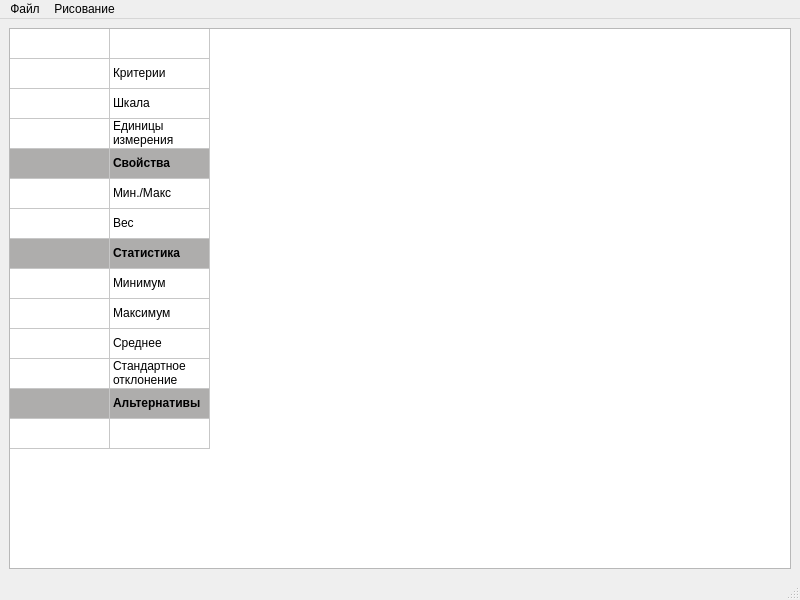
<?xml version="1.0" encoding="UTF-8"?>
<ui version="4.0">
 <class>MainWindow</class>
 <widget class="QMainWindow" name="MainWindow">
  <property name="geometry">
   <rect>
    <x>0</x>
    <y>0</y>
    <width>800</width>
    <height>600</height>
   </rect>
  </property>
  <property name="windowTitle">
   <string>Методы PROMETHEE</string>
  </property>
  <widget class="QWidget" name="centralwidget">
   <layout class="QGridLayout" name="gridLayout">
    <item row="0" column="0">
     <widget class="QTableWidget" name="tableWidget">
      <attribute name="horizontalHeaderVisible">
       <bool>false</bool>
      </attribute>
      <attribute name="verticalHeaderVisible">
       <bool>false</bool>
      </attribute>
      <row>
       <property name="text">
        <string>New Row</string>
       </property>
      </row>
      <row>
       <property name="text">
        <string>New Row</string>
       </property>
      </row>
      <row>
       <property name="text">
        <string>New Row</string>
       </property>
      </row>
      <row>
       <property name="text">
        <string>New Row</string>
       </property>
      </row>
      <row>
       <property name="text">
        <string>New Row</string>
       </property>
      </row>
      <row>
       <property name="text">
        <string>New Row</string>
       </property>
      </row>
      <row>
       <property name="text">
        <string>New Row</string>
       </property>
      </row>
      <row>
       <property name="text">
        <string>New Row</string>
       </property>
      </row>
      <row>
       <property name="text">
        <string>New Row</string>
       </property>
      </row>
      <row>
       <property name="text">
        <string>New Row</string>
       </property>
      </row>
      <row>
       <property name="text">
        <string>New Row</string>
       </property>
      </row>
      <row>
       <property name="text">
        <string>New Row</string>
       </property>
      </row>
      <row>
       <property name="text">
        <string>New Row</string>
       </property>
      </row>
      <row>
       <property name="text">
        <string>New Row</string>
       </property>
      </row>
      <column>
       <property name="text">
        <string>New Column</string>
       </property>
      </column>
      <column>
       <property name="text">
        <string>New Column</string>
       </property>
      </column>
      <item row="1" column="1">
       <property name="text">
        <string>Критерии</string>
       </property>
      </item>
      <item row="2" column="1">
       <property name="text">
        <string>Шкала</string>
       </property>
      </item>
      <item row="3" column="1">
       <property name="text">
        <string>Единицы  измерения</string>
       </property>
      </item>
      <item row="4" column="0">
       <property name="text">
        <string/>
       </property>
       <property name="background">
        <brush brushstyle="SolidPattern">
         <color alpha="255">
          <red>174</red>
          <green>173</green>
          <blue>172</blue>
         </color>
        </brush>
       </property>
      </item>
      <item row="4" column="1">
       <property name="text">
        <string>Свойства</string>
       </property>
       <property name="font">
        <font>
         <bold>true</bold>
        </font>
       </property>
       <property name="background">
        <brush brushstyle="SolidPattern">
         <color alpha="255">
          <red>174</red>
          <green>173</green>
          <blue>172</blue>
         </color>
        </brush>
       </property>
      </item>
      <item row="5" column="1">
       <property name="text">
        <string>Мин./Макс</string>
       </property>
      </item>
      <item row="6" column="1">
       <property name="text">
        <string>Вес</string>
       </property>
      </item>
      <item row="7" column="0">
       <property name="text">
        <string/>
       </property>
       <property name="background">
        <brush brushstyle="SolidPattern">
         <color alpha="255">
          <red>174</red>
          <green>173</green>
          <blue>172</blue>
         </color>
        </brush>
       </property>
      </item>
      <item row="7" column="1">
       <property name="text">
        <string>Статистика</string>
       </property>
       <property name="font">
        <font>
         <bold>true</bold>
        </font>
       </property>
       <property name="background">
        <brush brushstyle="SolidPattern">
         <color alpha="255">
          <red>174</red>
          <green>173</green>
          <blue>172</blue>
         </color>
        </brush>
       </property>
      </item>
      <item row="8" column="1">
       <property name="text">
        <string>Минимум</string>
       </property>
      </item>
      <item row="9" column="1">
       <property name="text">
        <string>Максимум</string>
       </property>
      </item>
      <item row="10" column="1">
       <property name="text">
        <string>Среднее</string>
       </property>
      </item>
      <item row="11" column="1">
       <property name="text">
        <string>Стандартное отклонение</string>
       </property>
      </item>
      <item row="12" column="0">
       <property name="text">
        <string/>
       </property>
       <property name="background">
        <brush brushstyle="SolidPattern">
         <color alpha="255">
          <red>174</red>
          <green>173</green>
          <blue>172</blue>
         </color>
        </brush>
       </property>
      </item>
      <item row="12" column="1">
       <property name="text">
        <string>Альтернативы</string>
       </property>
       <property name="font">
        <font>
         <bold>true</bold>
        </font>
       </property>
       <property name="background">
        <brush brushstyle="SolidPattern">
         <color alpha="255">
          <red>174</red>
          <green>173</green>
          <blue>172</blue>
         </color>
        </brush>
       </property>
      </item>
     </widget>
    </item>
   </layout>
  </widget>
  <widget class="QMenuBar" name="menubar">
   <property name="geometry">
    <rect>
     <x>0</x>
     <y>0</y>
     <width>800</width>
     <height>22</height>
    </rect>
   </property>
   <widget class="QMenu" name="menuFile">
    <property name="title">
     <string>Файл</string>
    </property>
    <addaction name="separator"/>
    <addaction name="separator"/>
    <addaction name="actionNew"/>
   </widget>
   <widget class="QMenu" name="menu">
    <property name="title">
     <string>Рисование</string>
    </property>
    <addaction name="separator"/>
    <addaction name="action_2"/>
   </widget>
   <addaction name="menuFile"/>
   <addaction name="menu"/>
  </widget>
  <widget class="QStatusBar" name="statusbar"/>
  <action name="actionNew">
   <property name="text">
    <string>Создать новый...</string>
   </property>
  </action>
  <action name="action_2">
   <property name="text">
    <string>Рисовать</string>
   </property>
  </action>
 </widget>
 <resources/>
 <connections/>
</ui>
